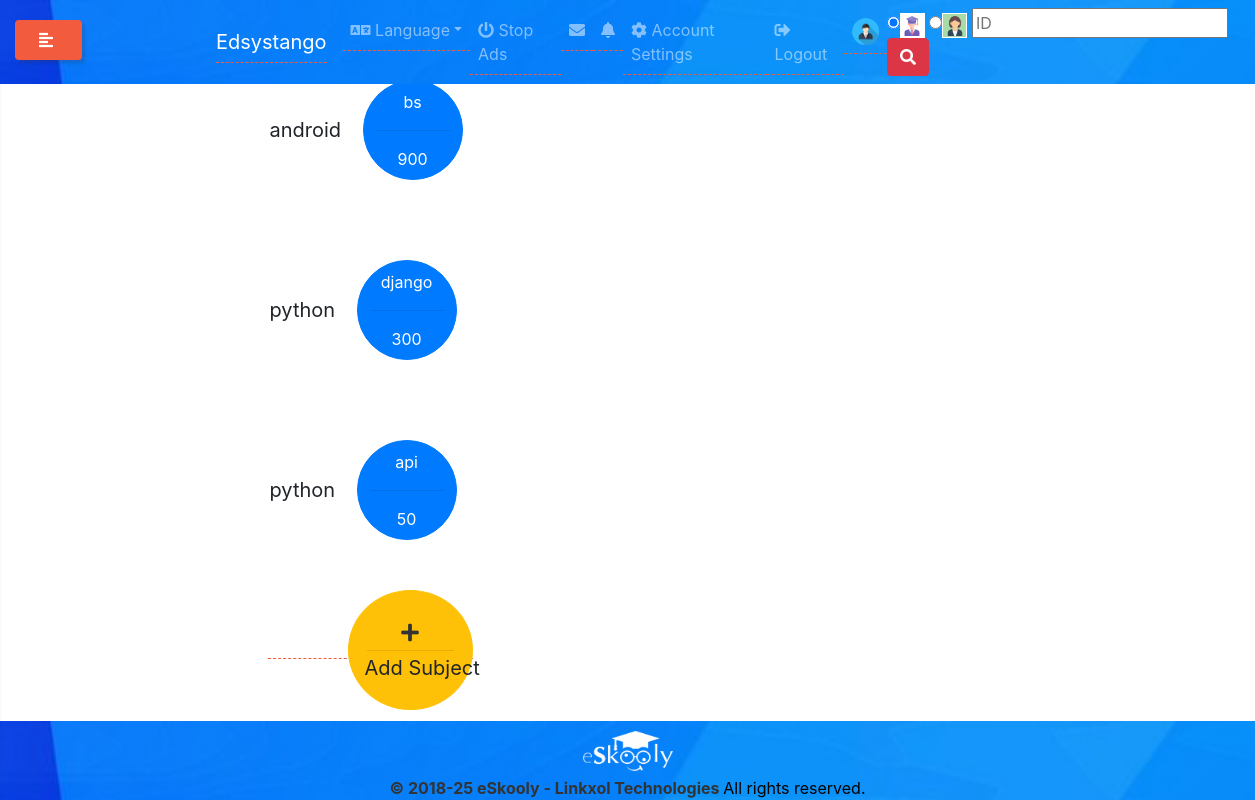
The page /showsubject/ on the database as committed earlier.
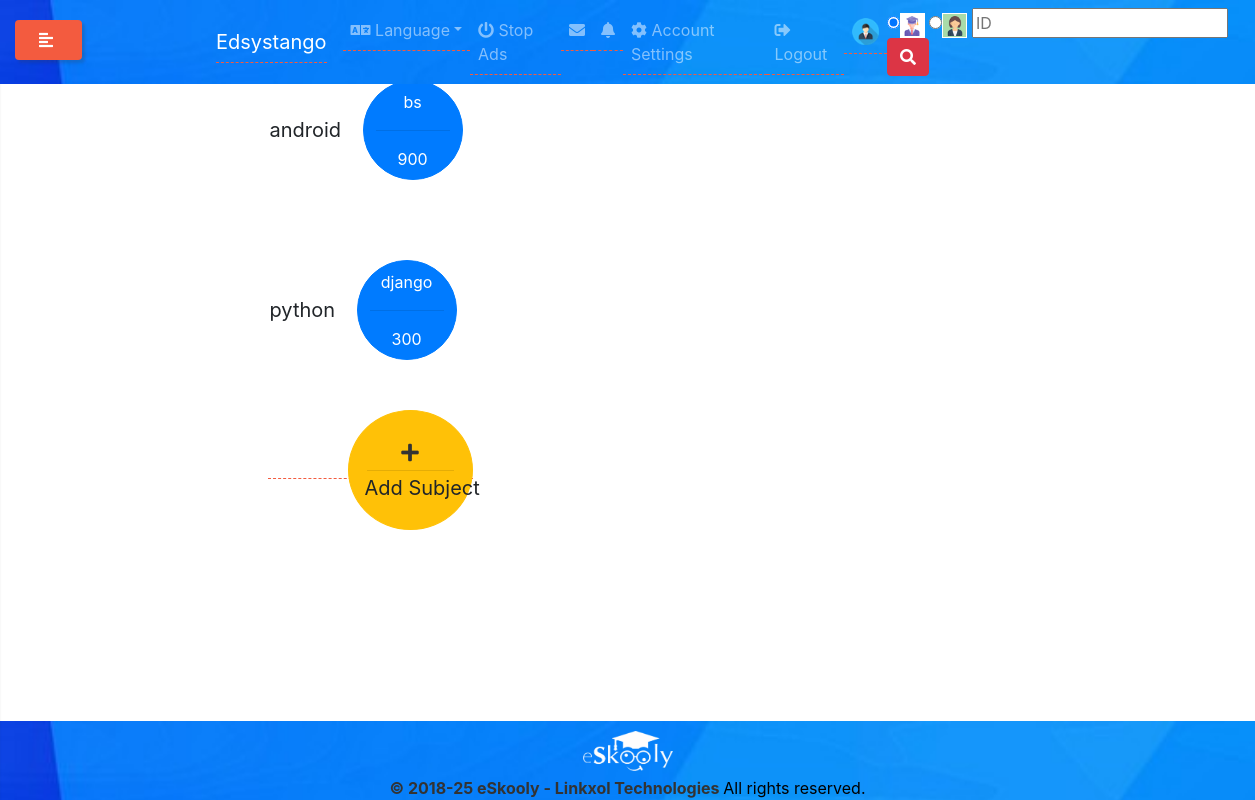
The same page on the database as committed later.
### eskoolyapp/models.py (models this page shows, shortened)
class SUBJECT(models.Model):
    Subjectname=models.CharField(max_length=30)
    mark=models.IntegerField()
    classnm=models.ForeignKey(CLASS,on_delete=models.CASCADE)

class CLASS(models.Model):
    name=models.CharField(max_length=50)
    fees=models.IntegerField()
    def __str__(self):
        return self.name

### eskoolyapp/views.py (the view)
# urls.py: path('showsubject/',views.showsubject),
def showsubject(request):
    subject=SUBJECT.objects.all()
    mydict={'subject':subject}
    return render(request,'eskoolyapp/showsubject.html',context=mydict);

### templates/eskoolyapp/showsubject.html (shortened to what this page needs)
{% extends 'eskoolyapp/base.html' %}
{% block parentblock %}
{% load static%}
<div class="module" style="color:white;margin-left:90px;">
  {% if subject %}
    {% for sub in subject %}
              <div class="span9" style="color:white;margin-top:80px;margin-left:90px;">
							<button class="btn btn-lg" style="">{{sub.classnm}}</button>
              <button class="btn btn-primary" style="border-radius:50%;width:100px;height:100px;">{{sub.Subjectname}}<hr>{{sub.mark}}</button>
            	</div>
    {% endfor %}
   {% endif %}
          <div class="col sm-3" style="color:white;margin-left:90px;margin-top:50px;">
          <a href="/addsubject" class="btn-box span3" style="background:none;">
          <button class="btn btn-warning btn-lg" style="border-radius:50%;width:125px;height:120px;margin-left:80px;"><i class="fa fa-plus" style="color:#333;"></i>
          <hr style="margin:2px;">Add Subject</button>
          </a>
          </div>
</div>
{% endblock %}

### templates/eskoolyapp/base.html (shortened to what this page needs)
<!doctype html>
<html lang="en">
<head>
{% load static %}
	     	<link rel="stylesheet" href="https://stackpath.bootstrapcdn.com/bootstrap/4.3.1/css/bootstrap.min.css">
        <link rel="stylesheet" href="https://use.fontawesome.com/releases/v5.7.2/css/all.css">
        <link rel="stylesheet" href="{% static "assets/css/jquery.mCustomScrollbar.min.css" %}">
        <link rel="stylesheet" href="{% static "assets/css/animate.css" %}">
        <link rel="stylesheet" href="{% static "assets/css/style.css" %}">
        <link rel="stylesheet" href="{% static "assets/css/media-queries.css" %}">
        <link rel="stylesheet" href="https://maxcdn.bootstrapcdn.com/bootstrap/4.0.0/css/bootstrap.min.css"
>
    </head>
    <body >
        <nav class="navbar navbar-expand-lg navbar-dark bg-dark fixed-top">
          <a class="btn btn-primary btn-customized open-menu" href="#" role="button">
              <i class="fas fa-align-left"></i>
          </a>
          <div class="collapse navbar-collapse" id="navbarSupportedContent">
            <a class="navbar-brand" href="#"><div style="float:left;"> Edsystango</div></a>
            <ul class="navbar-nav mr-auto">
              <div class="dropdown">
                  <a class="nav-link dropdown-toggle" data-toggle="dropdown" href="#"><i class="fas fa-language"></i>
                    Language</a>
              </div>
              <li class="nav-item">
                <a class="nav-link" href="#"><i class="fas fa-power-off"></i> Stop Ads</a>
              </li>
              <li class="nav-item">
                <a href="#" class="nav-link"><i class="fas fa-envelope"></i></a>
              </li>
              <li class="nav-item">
                <a href="#" class="nav-link"><i class="fas fa-bell"></i></a>
              </li>
              <li class="nav-item">
                <a href="#" class="nav-link"><i class="fas fa-cog"></i> Account Settings</a>
              </li>
              <li class="nav-item">
                  <a href="/accounts/logout" class="nav-link"><i class="fas fa-sign-out-alt"></i> Logout</a>
                </li>
              <li class="nav-item">
                  <a href="#" class="nav-link"><img src="{% static "images/user.png" %}"></a>
              </li>
            </ul>
            <form class="navbar-search pull-left input-append" action="requestmanager.php" method="post">
              <input type="radio" name="s" value="S" id="P" class="present" checked=""><label for="P" id="label" class="active"><img style="width:20px;height:20px;" src="{% static "images/student.png" %}"></label>
              <input type="radio" name="s" value="E" id="L" class="leave"><label for="L" id="label" class="active"><img style="width:20px;height:20px;" src="{% static "images/emp.png" %}"></label>
              <input type="text" placeholder="ID" name="id">
              <button class="btn btn-danger waves-effect waves-light" type="submit" name="dashboard"><i class="fas fa-search"></i>
              </button>
            </form>
          </div>
        </nav>
    	<div class="wrapper">
			      <div class="container">
              {% block parentblock %}
              {% endblock %}
		        </div>
            <div class="footer">
              <img style="margin-top:5px;width:100px;height:50px;padding:5px;" src="{% static "images/eskooly-big-white.png" %}"><br>
             <b class="copyright" style="color:#333;">© 2018-25 eSkooly - Linkxol Technologies </b>All rights reserved.
           </div>
      </div>
  </body>
</html>

### static/assets/css/style.css (style rules this page uses)
body { font-family: 'Roboto', sans-serif; font-size: 16px; font-weight: 300; color: #888; line-height: 30px; text-align: center; }
a { color: #f35b3f; border-bottom: 1px dashed #f35b3f; text-decoration: none; transition: all .3s; }
img { max-width: 100%; }
.wrapper { display: block; }
.open-menu { position: fixed; top: 20px; left: 10px; z-index: 997; box-shadow: 3px 3px 3px rgba(51, 51, 51, 0.2); }
.open-menu.btn-customized, .open-menu.btn-customized:hover, .open-menu.btn-customized:active, .open-menu.btn-customized:focus, .open-menu.btn-customized:active:focus, .open-menu.btn-customized.active:focus, .open-menu.btn-customized.btn.btn-primary:not(:disabled):not(.disabled):active, .open-menu.btn-customized.btn.btn-primary:not(:disabled):not(.disabled):active:focus { box-shadow: 3px 3px 3px rgba(51, 51, 51, 0.2); }
a.btn-customized { margin-left: 5px; margin-right: 5px; padding: .5rem 1.5rem; background: #f35b3f; border: 0; border-radius: 4px; font-size: 16px; font-weight: 300; color: #fff; box-shadow: none; }
a.btn-customized i, a.btn-customized-2 i, a.btn-customized-3 i { margin-right: 5px; }

Rows that differ between the two databases and show on the page:
removed SUBJECT: classnm "python", Subjectname "api", mark "50"
